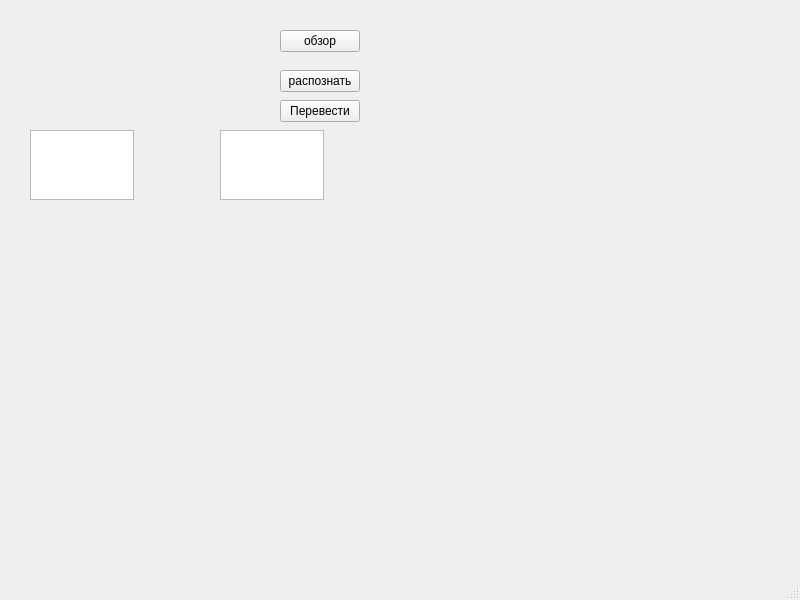
<?xml version="1.0" encoding="UTF-8"?>
<ui version="4.0">
 <class>MainWindow</class>
 <widget class="QMainWindow" name="MainWindow">
  <property name="geometry">
   <rect>
    <x>0</x>
    <y>0</y>
    <width>800</width>
    <height>600</height>
   </rect>
  </property>
  <property name="windowTitle">
   <string>MainWindow</string>
  </property>
  <widget class="QWidget" name="centralwidget">
   <widget class="QPushButton" name="get_file_button">
    <property name="geometry">
     <rect>
      <x>280</x>
      <y>30</y>
      <width>80</width>
      <height>22</height>
     </rect>
    </property>
    <property name="text">
     <string>обзор</string>
    </property>
   </widget>
   <widget class="QPushButton" name="recognize_button">
    <property name="geometry">
     <rect>
      <x>280</x>
      <y>70</y>
      <width>80</width>
      <height>22</height>
     </rect>
    </property>
    <property name="text">
     <string>распознать</string>
    </property>
   </widget>
   <widget class="QPlainTextEdit" name="recognized_text">
    <property name="geometry">
     <rect>
      <x>30</x>
      <y>130</y>
      <width>104</width>
      <height>70</height>
     </rect>
    </property>
    <property name="readOnly">
     <bool>true</bool>
    </property>
   </widget>
   <widget class="QPlainTextEdit" name="translated_text">
    <property name="geometry">
     <rect>
      <x>220</x>
      <y>130</y>
      <width>104</width>
      <height>70</height>
     </rect>
    </property>
    <property name="readOnly">
     <bool>true</bool>
    </property>
   </widget>
   <widget class="QPushButton" name="translate_button">
    <property name="geometry">
     <rect>
      <x>280</x>
      <y>100</y>
      <width>80</width>
      <height>22</height>
     </rect>
    </property>
    <property name="text">
     <string>Перевести</string>
    </property>
   </widget>
  </widget>
  <widget class="QMenuBar" name="menubar">
   <property name="geometry">
    <rect>
     <x>0</x>
     <y>0</y>
     <width>800</width>
     <height>21</height>
    </rect>
   </property>
  </widget>
  <widget class="QStatusBar" name="statusbar"/>
 </widget>
 <resources/>
 <connections/>
</ui>
